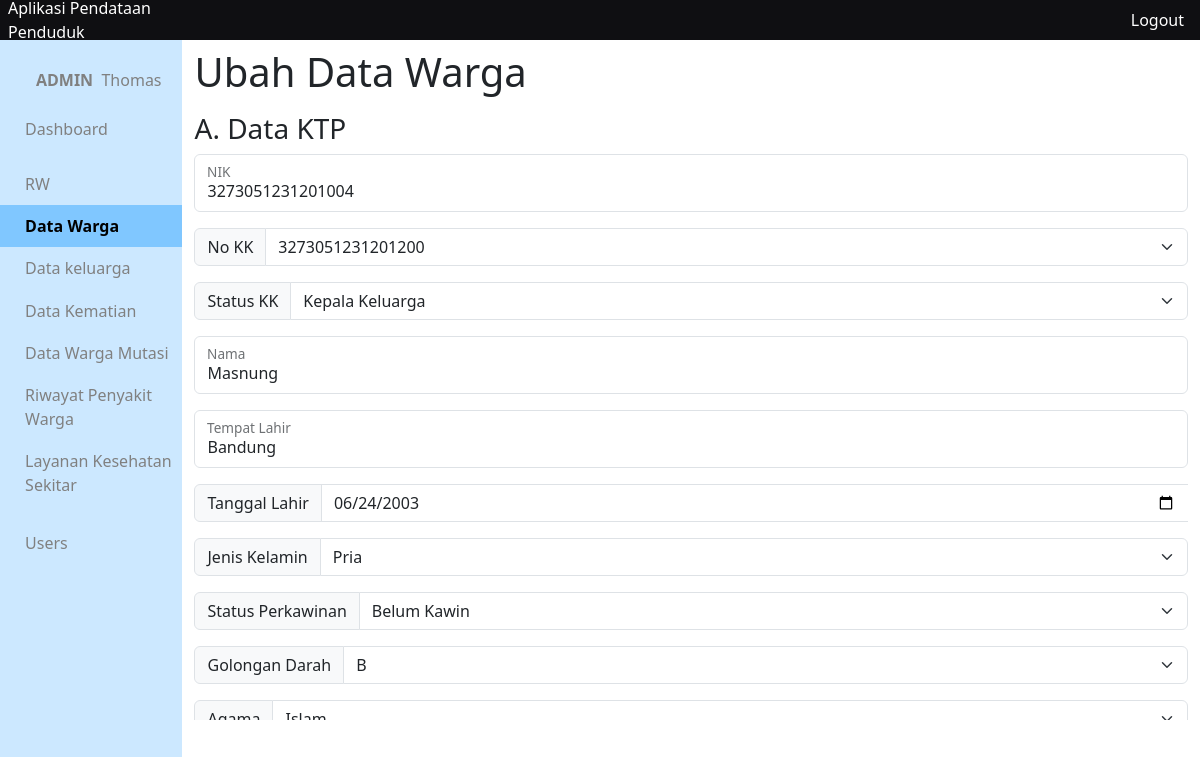
The page /app/views/warga/ubah.php?nik=3273051231201004 (signed in) on the database its author committed.
### tables this page shows
CREATE TABLE `warga` (
  `nik_warga` varchar(16) NOT NULL,
  `no_kk` varchar(16) DEFAULT NULL,
  `status_kk` varchar(50) DEFAULT NULL,
  `nama_warga` varchar(300) DEFAULT NULL,
  `tempat_lahir` varchar(300) DEFAULT NULL,
  `tanggal_lahir` date DEFAULT NULL,
  `alamat_ktp` varchar(300) DEFAULT NULL,
  `alamat_tinggal` varchar(300) DEFAULT NULL,
  `no_rt` int(10) DEFAULT NULL,
  `no_rw` int(10) DEFAULT NULL,
  `agama` varchar(50) DEFAULT NULL,
  `pendidikan_terakhir` varchar(20) DEFAULT NULL,
  `pekerjaan` varchar(200) DEFAULT NULL,
  `jenis_kelamin` char(1) DEFAULT NULL,
  `status_perkawinan` varchar(15) DEFAULT NULL,
  `status_warga` varchar(10) DEFAULT NULL,
  `status_kehidupan` varchar(10) DEFAULT NULL,
  `kewarganegaraan` varchar(10) DEFAULT NULL,
  `gol_darah` char(2) DEFAULT NULL,
  `kontak` varchar(15) DEFAULT NULL,
  `id_adder` int(10) DEFAULT NULL,
  `id_updater` int(10) DEFAULT NULL,
  `created_at` timestamp NULL DEFAULT current_timestamp(),
  `updated_at` timestamp NULL DEFAULT current_timestamp()
);

CREATE TABLE `keluarga` (
  `no_kk` varchar(16) NOT NULL,
  `nik_kepala_kk` varchar(16) DEFAULT NULL,
  `alamat_kk` varchar(300) DEFAULT NULL,
  `kecamatan_kk` varchar(300) DEFAULT NULL,
  `kelurahan_kk` varchar(300) DEFAULT NULL,
  `no_rw_kk` int(10) DEFAULT NULL,
  `no_rt_kk` int(10) DEFAULT NULL,
  `id_adder` int(10) DEFAULT NULL,
  `id_updater` int(10) DEFAULT NULL,
  `created_at` timestamp NULL DEFAULT current_timestamp(),
  `updated_at` timestamp NULL DEFAULT current_timestamp()
);

### app/functions/warga/function-crud.php (called while the page is built, shortened)
<?php
require_once __DIR__."/../main-function.php";
function cariWargaByNIK($keyword){
	$query = "SELECT * FROM warga WHERE nik_warga = $keyword";
	return query($query)[0];
}
?>

### app/functions/main-function.php (called while the page is built, shortened)
<?php
$conn = mysqli_connect("localhost", "root", '', "data_penduduk");
function query($query)
{
	global $conn;
	$result = mysqli_query($conn, $query);
	$rows = [];
		while( $row = mysqli_fetch_assoc($result) ) {
			$rows[] = $row;
		}
	return $rows;
}

### app/functions/keluarga/function-crud.php (called while the page is built, shortened)
<?php
require_once __DIR__.'/../main-function.php';
function getAllKeluarga(){
	$query = "SELECT * FROM keluarga";
	return query($query);
}
 ?>

### app/views/warga/ubah.php (the view, shortened to what this page needs)
<?php include_once '../layouts/header.php' ?>
<?php include_once '../layouts/side-bar.php' ?>
<?php require_once "../../functions/warga/function-crud.php" ?>
<?php require_once "../../functions/keluarga/function-crud.php" ?>
<?php require_once "../../functions/rt/function-crud.php" ?>
<?php require_once "../../functions/rw/function-crud.php" ?>
<?php $warga_ubah = cariWargaByNIK($_GET['nik']); ?>
<?php $kk = getAllKeluarga(); ?>
<div class="container">
	<h1 class="mb-3 mt-2">Ubah Data Warga</h1>
	<div class="from-wrapper overflow-auto overflow-x-hidden" style="height: 80%; width: 100%;">
		<form action="../../functions/warga/ubah.php" method="post" class="form-ubah-warga" id="form-ubah">
			<h3>A. Data KTP</h3>
			<div class="form-floating mb-3">
				<input type="number" class="form-control" placeholder="nama" name="nik" required value="<?= $warga_ubah['nik_warga'] ?>" readonly>
				<label for="floatingInputDisabled">NIK</label>
			</div>
			<div class="input-group mb-3">
			  <label class="input-group-text" for="inputGroupSelect01">No KK</label>
			  <select class="form-select" id="inputGroupSelect01" name="no_kk">
			  	<?php foreach ($kk as $k) : ?>
			   		<option value="<?= $k['no_kk'] ?>" <?= ($k['no_kk'] == $warga_ubah['no_kk']) ? 'selected' : '' ?> > <?= $k['no_kk'] ?> </option>
			  	<?php endforeach ?>
			  </select>
			</div>
			<div class="input-group mb-3">
			  <label class="input-group-text" for="inputGroupSelect01">Status KK</label>
			  <select class="form-select" id="inputGroupSelect01" name="status_kk">
			   <option value="Kepala Keluarga" <?= ($warga_ubah['status_kk'] == 'Kepala Keluarga') ? 'selected' : '' ?> >Kepala Keluarga</option>
			  </select>
			</div>
			<div class="form-floating mb-3">
				<input type="text" class="form-control" placeholder="nama" name="nama" required value="<?= $warga_ubah['nama_warga'] ?>">
				<label for="floatingInputDisabled">Nama</label>
			</div>
			<div class="form-floating mb-3">
				<input type="text" class="form-control" placeholder="nama" name="tempat_lahir" required value="<?= $warga_ubah['tempat_lahir'] ?>">
				<label for="floatingInputDisabled">Tempat Lahir</label>
			</div>
			<div class="input-group date mb-3" data-provide="datepicker">
				<span class="input-group-text" id="inputGroup-sizing-default">Tanggal Lahir</span>
			    <input type="date" class="form-control" placeholder="Tanggal Lahir" name="tanggal_lahir" value="<?= $warga_ubah['tanggal_lahir'] ?>">
			</div>
			<div class="input-group mb-3">
			  <label class="input-group-text" for="inputGroupSelect01">Jenis Kelamin</label>
			  <select class="form-select" id="inputGroupSelect01" name="jenis_kelamin">
			   <option value="L" <?= ($warga_ubah['jenis_kelamin'] == 'L') ? 'selected' : '' ?> >Pria</option>
			  </select>
			</div>
			<div class="input-group mb-3">
			  <label class="input-group-text" for="inputGroupSelect01">Status Perkawinan</label>
			  <select class="form-select" id="inputGroupSelect01" name="status_perkawinan">
			   <option value="Belum Kawin" <?= ($warga_ubah['status_perkawinan'] == 'Belum Kawin') ? 'selected' : '' ?>>Belum Kawin</option>
			  </select>
			</div>
			<div class="input-group mb-3">
			  <label class="input-group-text" for="inputGroupSelect01">Golongan Darah</label>
			  <select class="form-select" id="inputGroupSelect01" name="gol_dar">
			   <option value="B" <?= ($warga_ubah['gol_darah'] == 'B') ? 'selected' : '' ?>>B</option>
			  </select>
			</div>
			<div class="input-group mb-3">
			  <label class="input-group-text" for="inputGroupSelect01">Agama</label>
			  <select class="form-select" id="inputGroupSelect01" name="agama">
			    <option value="Islam" <?= ($warga_ubah['agama'] == 'Islam') ? 'selected' : '' ?> >Islam</option>
			  </select>
			</div>
		</form>
	</div>
</div>
<?php include_once '../layouts/footer.php' ?>

### app/css/colors.css (style rules this page uses)
:root { --pink: #ecc6b3; --docks: #42506B; --haze: #C6CEFF; --fairy: #45E3FF; --rang1: #CCE8FF; --rang2: #B3DDFF; --rang3: #99D2FF; --rang4: #80C7FF; }

### app/css/style.css (style rules this page uses)
* { margin: 0; padding: 0; }
body { width: 100vw; height: 100vh; }

### rows shown on the page
warga: nik "3273051231201004", no_kk "3273051231201200", status_kk "Kepala Keluarga", nama "Masnung", tempat_lahir "Bandung", tanggal_lahir "06/24/2003", jenis_kelamin "Pria", status_perkawinan "Belum Kawin", gol_dar "B", agama "Islam"

### other values the page prints
$_SESSION['level'] "ADMIN"
$_SESSION['nama'] "Thomas"
